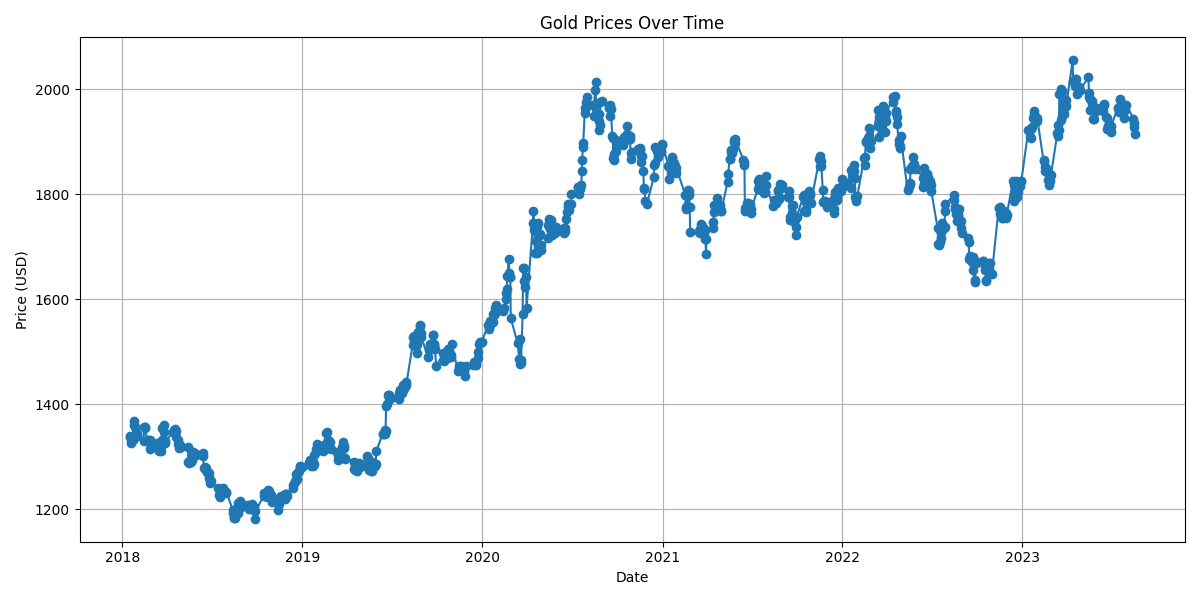

This chart was generated by the following Python code:
import pandas as pd
import matplotlib.pyplot as plt

# Load the data from the CSV file
file_path = r'D:\OneDrive\Desktop\gold\gold.csv'
df = pd.read_csv(file_path)

# Convert 'date' column to datetime format
df['date'] = pd.to_datetime(df['date'], errors='coerce')

# Drop any rows with missing dates or prices
df.dropna(inplace=True)

# Convert 'price' column to float
df['price'] = df['price'].astype(float)

# Plotting the data
plt.figure(figsize=(12, 6))
plt.plot(df['date'], df['price'], marker='o', linestyle='-')
plt.title('Gold Prices Over Time')
plt.xlabel('Date')
plt.ylabel('Price (USD)')
plt.grid(True)
plt.tight_layout()
plt.show()
